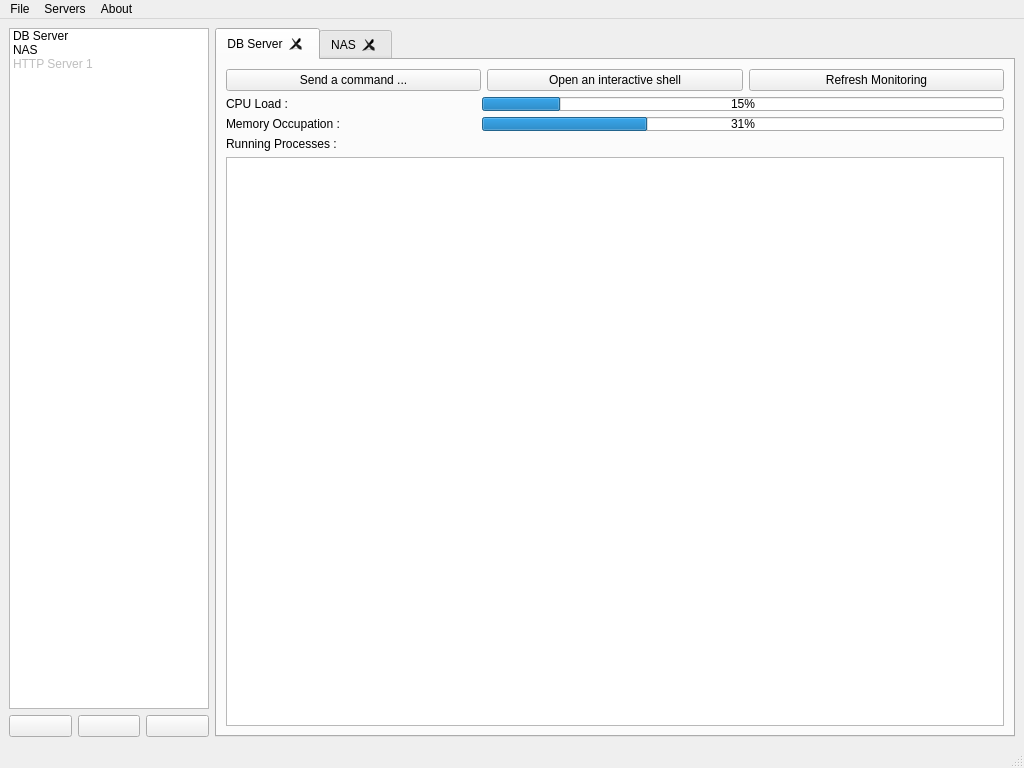
<?xml version="1.0" encoding="UTF-8"?>
<ui version="4.0">
 <author>Thomas Lété</author>
 <class>MainWindow</class>
 <widget class="QMainWindow" name="MainWindow">
  <property name="windowModality">
   <enum>Qt::WindowModal</enum>
  </property>
  <property name="geometry">
   <rect>
    <x>0</x>
    <y>0</y>
    <width>1024</width>
    <height>768</height>
   </rect>
  </property>
  <property name="windowTitle">
   <string>PySSH Manager</string>
  </property>
  <property name="windowIcon">
   <iconset resource="../../ressources/ressources.qrc">
    <normaloff>:/img/Activity-monitor-32.png</normaloff>:/img/Activity-monitor-32.png</iconset>
  </property>
  <widget class="QWidget" name="centralwidget">
   <layout class="QHBoxLayout" name="horizontalLayout_2">
    <item>
     <layout class="QVBoxLayout" name="verticalLayout_3">
      <item>
       <widget class="QListWidget" name="lwServers">
        <property name="maximumSize">
         <size>
          <width>200</width>
          <height>16777215</height>
         </size>
        </property>
        <property name="mouseTracking">
         <bool>true</bool>
        </property>
        <item>
         <property name="text">
          <string>DB Server</string>
         </property>
         <property name="statusTip">
          <string>Ok</string>
         </property>
         <property name="icon">
          <iconset resource="../../ressources/ressources.qrc">
           <normaloff>:/img/Tick-32.png</normaloff>:/img/Tick-32.png</iconset>
         </property>
        </item>
        <item>
         <property name="text">
          <string>NAS</string>
         </property>
         <property name="icon">
          <iconset resource="../../ressources/ressources.qrc">
           <normaloff>:/img/Warning-32.png</normaloff>:/img/Warning-32.png</iconset>
         </property>
        </item>
        <item>
         <property name="text">
          <string>HTTP Server 1</string>
         </property>
         <property name="icon">
          <iconset resource="../../ressources/ressources.qrc">
           <normaloff>:/img/Cross-32.png</normaloff>
           <disabledoff>:/img/Cross-32.png</disabledoff>:/img/Cross-32.png</iconset>
         </property>
         <property name="flags">
          <set>ItemIsSelectable|ItemIsDragEnabled|ItemIsUserCheckable</set>
         </property>
        </item>
       </widget>
      </item>
      <item>
       <layout class="QHBoxLayout" name="horizontalLayout">
        <item>
         <widget class="QPushButton" name="pbAddServer">
          <property name="text">
           <string/>
          </property>
          <property name="icon">
           <iconset resource="../../ressources/ressources.qrc">
            <normaloff>:/img/Plus-32.png</normaloff>:/img/Plus-32.png</iconset>
          </property>
         </widget>
        </item>
        <item>
         <widget class="QPushButton" name="pbDelServer">
          <property name="text">
           <string/>
          </property>
          <property name="icon">
           <iconset resource="../../ressources/ressources.qrc">
            <normaloff>:/img/Cross-32.png</normaloff>:/img/Cross-32.png</iconset>
          </property>
         </widget>
        </item>
        <item>
         <widget class="QPushButton" name="pbEditServer">
          <property name="text">
           <string/>
          </property>
          <property name="icon">
           <iconset resource="../../ressources/ressources.qrc">
            <normaloff>:/img/Pencil-32.png</normaloff>:/img/Pencil-32.png</iconset>
          </property>
         </widget>
        </item>
       </layout>
      </item>
     </layout>
    </item>
    <item>
     <widget class="QTabWidget" name="twMonitor">
      <property name="currentIndex">
       <number>0</number>
      </property>
      <property name="tabsClosable">
       <bool>true</bool>
      </property>
      <property name="movable">
       <bool>true</bool>
      </property>
      <widget class="QWidget" name="tab">
       <attribute name="icon">
        <iconset resource="../../ressources/ressources.qrc">
         <normaloff>:/img/Statistics_32.png</normaloff>:/img/Statistics_32.png</iconset>
       </attribute>
       <attribute name="title">
        <string>DB Server</string>
       </attribute>
       <layout class="QVBoxLayout" name="verticalLayout_2">
        <item>
         <layout class="QGridLayout" name="gridLayout">
          <item row="0" column="1">
           <widget class="QPushButton" name="pbOpenShell">
            <property name="text">
             <string>Open an interactive shell</string>
            </property>
           </widget>
          </item>
          <item row="0" column="2">
           <widget class="QPushButton" name="pbRefresh">
            <property name="text">
             <string>Refresh Monitoring</string>
            </property>
           </widget>
          </item>
          <item row="0" column="0">
           <widget class="QPushButton" name="pbSendCommand">
            <property name="text">
             <string>Send a command ...</string>
            </property>
           </widget>
          </item>
         </layout>
        </item>
        <item>
         <layout class="QGridLayout" name="gridLayout_3">
          <item row="0" column="0">
           <widget class="QLabel" name="label_2">
            <property name="minimumSize">
             <size>
              <width>250</width>
              <height>0</height>
             </size>
            </property>
            <property name="text">
             <string>CPU Load :</string>
            </property>
           </widget>
          </item>
          <item row="1" column="0">
           <widget class="QLabel" name="label_3">
            <property name="text">
             <string>Memory Occupation :</string>
            </property>
           </widget>
          </item>
          <item row="1" column="1">
           <widget class="QProgressBar" name="pbMemory">
            <property name="maximumSize">
             <size>
              <width>16777215</width>
              <height>14</height>
             </size>
            </property>
            <property name="maximum">
             <number>2048</number>
            </property>
            <property name="value">
             <number>648</number>
            </property>
            <property name="alignment">
             <set>Qt::AlignCenter</set>
            </property>
           </widget>
          </item>
          <item row="0" column="1">
           <widget class="QProgressBar" name="pbCpuLoad">
            <property name="maximumSize">
             <size>
              <width>16777215</width>
              <height>14</height>
             </size>
            </property>
            <property name="value">
             <number>15</number>
            </property>
            <property name="alignment">
             <set>Qt::AlignCenter</set>
            </property>
           </widget>
          </item>
         </layout>
        </item>
        <item>
         <widget class="QLabel" name="label">
          <property name="text">
           <string>Running Processes :</string>
          </property>
         </widget>
        </item>
        <item>
         <widget class="QTextEdit" name="teProcesses">
          <property name="font">
           <font>
            <family>Courier New</family>
           </font>
          </property>
         </widget>
        </item>
       </layout>
      </widget>
      <widget class="QWidget" name="tab_2">
       <attribute name="icon">
        <iconset resource="../../ressources/ressources.qrc">
         <normaloff>:/img/Statistics_32.png</normaloff>:/img/Statistics_32.png</iconset>
       </attribute>
       <attribute name="title">
        <string>NAS</string>
       </attribute>
       <layout class="QVBoxLayout" name="verticalLayout">
        <item>
         <widget class="QProgressBar" name="pbMonitorLoad">
          <property name="sizePolicy">
           <sizepolicy hsizetype="Expanding" vsizetype="Fixed">
            <horstretch>0</horstretch>
            <verstretch>0</verstretch>
           </sizepolicy>
          </property>
          <property name="maximumSize">
           <size>
            <width>16777215</width>
            <height>16777215</height>
           </size>
          </property>
          <property name="layoutDirection">
           <enum>Qt::LeftToRight</enum>
          </property>
          <property name="maximum">
           <number>0</number>
          </property>
          <property name="value">
           <number>-1</number>
          </property>
          <property name="alignment">
           <set>Qt::AlignCenter</set>
          </property>
          <property name="orientation">
           <enum>Qt::Horizontal</enum>
          </property>
          <property name="invertedAppearance">
           <bool>false</bool>
          </property>
         </widget>
        </item>
       </layout>
      </widget>
     </widget>
    </item>
   </layout>
  </widget>
  <widget class="QMenuBar" name="menubar">
   <property name="geometry">
    <rect>
     <x>0</x>
     <y>0</y>
     <width>1024</width>
     <height>25</height>
    </rect>
   </property>
   <widget class="QMenu" name="menuFile">
    <property name="title">
     <string>File</string>
    </property>
    <addaction name="actionReduce"/>
    <addaction name="separator"/>
    <addaction name="actionQuit"/>
   </widget>
   <widget class="QMenu" name="menuServers">
    <property name="title">
     <string>Servers</string>
    </property>
    <addaction name="actionAdd_server"/>
    <addaction name="actionManage_logins_and_passwords"/>
    <addaction name="actionSend_a_command_to_server"/>
   </widget>
   <widget class="QMenu" name="menuAbout">
    <property name="title">
     <string>About</string>
    </property>
    <addaction name="actionRead_Help"/>
   </widget>
   <addaction name="menuFile"/>
   <addaction name="menuServers"/>
   <addaction name="menuAbout"/>
  </widget>
  <widget class="QStatusBar" name="statusbar"/>
  <action name="actionQuit">
   <property name="text">
    <string>&amp;Quit</string>
   </property>
  </action>
  <action name="actionAdd_server">
   <property name="text">
    <string>Add Server</string>
   </property>
  </action>
  <action name="actionManage_logins_and_passwords">
   <property name="text">
    <string>Manage logins and passwords</string>
   </property>
  </action>
  <action name="actionReduce">
   <property name="text">
    <string>Reduce to system tray</string>
   </property>
  </action>
  <action name="actionRead_Help">
   <property name="text">
    <string>Read Help</string>
   </property>
  </action>
  <action name="actionSend_a_command_to_server">
   <property name="text">
    <string>Send a command to server</string>
   </property>
  </action>
 </widget>
 <resources>
  <include location="../../ressources/ressources.qrc"/>
 </resources>
 <connections>
  <connection>
   <sender>actionQuit</sender>
   <signal>triggered()</signal>
   <receiver>MainWindow</receiver>
   <slot>close()</slot>
   <hints>
    <hint type="sourcelabel">
     <x>-1</x>
     <y>-1</y>
    </hint>
    <hint type="destinationlabel">
     <x>511</x>
     <y>383</y>
    </hint>
   </hints>
  </connection>
 </connections>
</ui>
